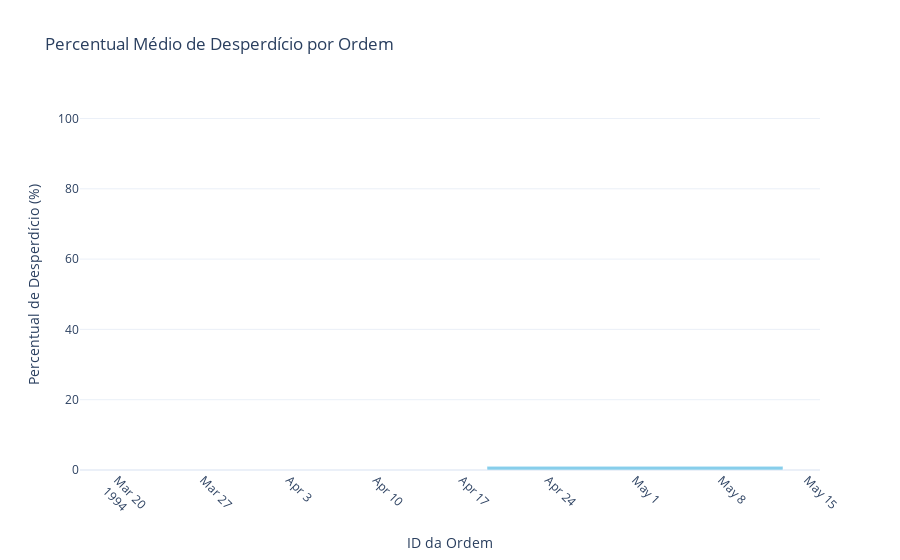

The notebook cell saved with this chart:
### Markdown cell above
## Percentual de Desperdicio por Ordem

### Code cell
import plotly.graph_objects as go

# Calcular percentual de desperdício por ordem
df['Percentual_Desperdicio'] = (df['Rej_and_cut_Piece'] / df['Total_pdn_per_order']) * 100

# Calcular a média do percentual de desperdício por ordem (agrupado por ID)
percentual_por_ordem = df.groupby('ID')['Percentual_Desperdicio'].mean().reset_index()

# Criar o gráfico de barras com Plotly
fig = go.Figure()

# Adicionar dados ao gráfico
fig.add_trace(go.Bar(
    x=percentual_por_ordem['ID'],
    y=percentual_por_ordem['Percentual_Desperdicio'],
    marker_color='skyblue'
))

# Personalizar layout
fig.update_layout(
    title='Percentual Médio de Desperdício por Ordem',
    xaxis_title='ID da Ordem',
    yaxis_title='Percentual de Desperdício (%)',
    xaxis=dict(tickangle=45),  # Rotacionar os rótulos do eixo X
    template='plotly_white'
)

# Exibir o gráfico
fig.show()

### Figure 1 — Plotly figure (JSON) as saved in the notebook; plotly's stock layout.template omitted (floating-point values rounded to 4 significant figures; data arrays with more than 128 entries replaced by an {"elided": "..."} marker saying what was removed)
{"data": [{"marker": {"color": "skyblue"}, "type": "bar", "x": {"elided": "1009 str values"}, "y": {"elided": "1009 float values"}}], "layout": {"title": {"text": "Percentual Médio de Desperdício por Ordem"}, "xaxis": {"tickangle": 45, "title": {"text": "ID da Ordem"}}, "yaxis": {"title": {"text": "Percentual de Desperdício (%)"}}}}
